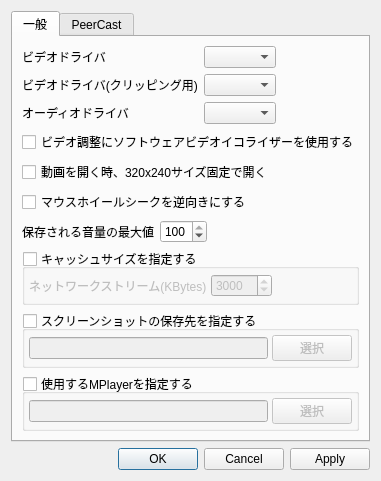
<?xml version="1.0" encoding="UTF-8"?>
<ui version="4.0">
 <class>ConfigDialog</class>
 <widget class="QDialog" name="ConfigDialog">
  <property name="geometry">
   <rect>
    <x>0</x>
    <y>0</y>
    <width>376</width>
    <height>455</height>
   </rect>
  </property>
  <property name="windowTitle">
   <string>設定</string>
  </property>
  <layout class="QVBoxLayout" name="verticalLayout_3">
   <item>
    <widget class="QTabWidget" name="_tabWidget">
     <property name="focusPolicy">
      <enum>Qt::NoFocus</enum>
     </property>
     <property name="currentIndex">
      <number>0</number>
     </property>
     <widget class="QWidget" name="tab">
      <attribute name="title">
       <string>一般</string>
      </attribute>
      <layout class="QVBoxLayout" name="verticalLayout">
       <item>
        <layout class="QHBoxLayout" name="horizontalLayout">
         <item>
          <layout class="QGridLayout" name="gridLayout">
           <item row="2" column="0">
            <widget class="QLabel" name="_label_2">
             <property name="text">
              <string>オーディオドライバ</string>
             </property>
            </widget>
           </item>
           <item row="2" column="1">
            <widget class="QComboBox" name="_comboBoxAo">
             <property name="focusPolicy">
              <enum>Qt::NoFocus</enum>
             </property>
            </widget>
           </item>
           <item row="0" column="1">
            <widget class="QComboBox" name="_comboBoxVo">
             <property name="focusPolicy">
              <enum>Qt::NoFocus</enum>
             </property>
            </widget>
           </item>
           <item row="0" column="0">
            <widget class="QLabel" name="_label">
             <property name="text">
              <string>ビデオドライバ</string>
             </property>
            </widget>
           </item>
           <item row="1" column="0">
            <widget class="QLabel" name="_label_5">
             <property name="text">
              <string>ビデオドライバ(クリッピング用)</string>
             </property>
            </widget>
           </item>
           <item row="1" column="1">
            <widget class="QComboBox" name="_comboBoxVoClipping">
             <property name="focusPolicy">
              <enum>Qt::NoFocus</enum>
             </property>
            </widget>
           </item>
          </layout>
         </item>
         <item>
          <spacer name="horizontalSpacer_3">
           <property name="orientation">
            <enum>Qt::Horizontal</enum>
           </property>
           <property name="sizeHint" stdset="0">
            <size>
             <width>40</width>
             <height>20</height>
            </size>
           </property>
          </spacer>
         </item>
        </layout>
       </item>
       <item>
        <widget class="QCheckBox" name="_checkBoxSoftVideoEq">
         <property name="focusPolicy">
          <enum>Qt::NoFocus</enum>
         </property>
         <property name="toolTip">
          <string>ビデオ調整が反映されない場合に効果があります。</string>
         </property>
         <property name="text">
          <string>ビデオ調整にソフトウェアビデオイコライザーを使用する</string>
         </property>
         <property name="autoExclusive">
          <bool>false</bool>
         </property>
        </widget>
       </item>
       <item>
        <widget class="QCheckBox" name="_checkBox320x240">
         <property name="focusPolicy">
          <enum>Qt::NoFocus</enum>
         </property>
         <property name="toolTip">
          <string>無効の場合は、50%サイズで開きます。</string>
         </property>
         <property name="text">
          <string>動画を開く時、320x240サイズ固定で開く</string>
         </property>
        </widget>
       </item>
       <item>
        <widget class="QCheckBox" name="_checkBoxReverseWheelSeek">
         <property name="focusPolicy">
          <enum>Qt::NoFocus</enum>
         </property>
         <property name="toolTip">
          <string>タイムスライダー上でのマウスホイールシークを逆向きに行います。</string>
         </property>
         <property name="text">
          <string>マウスホイールシークを逆向きにする</string>
         </property>
        </widget>
       </item>
       <item>
        <layout class="QHBoxLayout" name="horizontalLayout_2">
         <item>
          <widget class="QLabel" name="_label_4">
           <property name="text">
            <string>保存される音量の最大値</string>
           </property>
          </widget>
         </item>
         <item>
          <widget class="QSpinBox" name="_spinBoxVolumeMax">
           <property name="focusPolicy">
            <enum>Qt::ClickFocus</enum>
           </property>
           <property name="toolTip">
            <string>プレイヤーを閉じた時の保存音量の最大値になります。</string>
           </property>
           <property name="maximum">
            <number>100</number>
           </property>
           <property name="singleStep">
            <number>5</number>
           </property>
           <property name="value">
            <number>100</number>
           </property>
          </widget>
         </item>
         <item>
          <spacer name="horizontalSpacer_5">
           <property name="orientation">
            <enum>Qt::Horizontal</enum>
           </property>
           <property name="sizeHint" stdset="0">
            <size>
             <width>40</width>
             <height>20</height>
            </size>
           </property>
          </spacer>
         </item>
        </layout>
       </item>
       <item>
        <widget class="QGroupBox" name="_groupBoxCacheSize">
         <property name="toolTip">
          <string>無効の場合は、自動でキャッシュサイズが決定されます。
通常は無効の状態での使用をお勧めします。</string>
         </property>
         <property name="title">
          <string>キャッシュサイズを指定する</string>
         </property>
         <property name="checkable">
          <bool>true</bool>
         </property>
         <property name="checked">
          <bool>false</bool>
         </property>
         <layout class="QHBoxLayout" name="horizontalLayout_3">
          <property name="spacing">
           <number>4</number>
          </property>
          <property name="margin">
           <number>4</number>
          </property>
          <item>
           <widget class="QLabel" name="_label_3">
            <property name="text">
             <string>ネットワークストリーム(KBytes)</string>
            </property>
           </widget>
          </item>
          <item>
           <widget class="CommonSpinBox" name="_cacheStreamSpinBox">
            <property name="focusPolicy">
             <enum>Qt::ClickFocus</enum>
            </property>
            <property name="toolTip">
             <string>ネットワークストリーミングのキャッシュになります。
再生が途切れる場合はサイズを大きくする事で改善が期待できます。</string>
            </property>
            <property name="minimum">
             <number>100</number>
            </property>
            <property name="maximum">
             <number>50000</number>
            </property>
            <property name="singleStep">
             <number>100</number>
            </property>
            <property name="value">
             <number>3000</number>
            </property>
           </widget>
          </item>
          <item>
           <spacer name="horizontalSpacer">
            <property name="orientation">
             <enum>Qt::Horizontal</enum>
            </property>
            <property name="sizeHint" stdset="0">
             <size>
              <width>40</width>
              <height>20</height>
             </size>
            </property>
           </spacer>
          </item>
         </layout>
        </widget>
       </item>
       <item>
        <widget class="QGroupBox" name="_groupBoxScreenshotPath">
         <property name="toolTip">
          <string>無効の場合は、保存先は動画ファイルと同じディレクトリ、またはホームディレクトリになります。</string>
         </property>
         <property name="title">
          <string>スクリーンショットの保存先を指定する</string>
         </property>
         <property name="checkable">
          <bool>true</bool>
         </property>
         <property name="checked">
          <bool>false</bool>
         </property>
         <layout class="QHBoxLayout" name="horizontalLayout_6">
          <property name="spacing">
           <number>4</number>
          </property>
          <property name="margin">
           <number>4</number>
          </property>
          <item>
           <widget class="QLineEdit" name="_lineEditScreenshotPath">
            <property name="focusPolicy">
             <enum>Qt::ClickFocus</enum>
            </property>
           </widget>
          </item>
          <item>
           <widget class="QPushButton" name="_buttonScreenshotPath">
            <property name="focusPolicy">
             <enum>Qt::NoFocus</enum>
            </property>
            <property name="text">
             <string>選択</string>
            </property>
           </widget>
          </item>
         </layout>
        </widget>
       </item>
       <item>
        <widget class="QGroupBox" name="_groupBoxMplayerPath">
         <property name="toolTip">
          <string>無効の場合は、単にmplayerとして起動が行われます。</string>
         </property>
         <property name="inputMethodHints">
          <set>Qt::ImhNone</set>
         </property>
         <property name="title">
          <string>使用するMPlayerを指定する</string>
         </property>
         <property name="flat">
          <bool>false</bool>
         </property>
         <property name="checkable">
          <bool>true</bool>
         </property>
         <property name="checked">
          <bool>false</bool>
         </property>
         <layout class="QHBoxLayout" name="horizontalLayout_5">
          <property name="spacing">
           <number>4</number>
          </property>
          <property name="margin">
           <number>4</number>
          </property>
          <item>
           <widget class="QLineEdit" name="_lineEditMplayerPath">
            <property name="focusPolicy">
             <enum>Qt::ClickFocus</enum>
            </property>
           </widget>
          </item>
          <item>
           <widget class="QPushButton" name="_buttonMplayerPath">
            <property name="sizePolicy">
             <sizepolicy hsizetype="Minimum" vsizetype="Fixed">
              <horstretch>0</horstretch>
              <verstretch>0</verstretch>
             </sizepolicy>
            </property>
            <property name="baseSize">
             <size>
              <width>0</width>
              <height>0</height>
             </size>
            </property>
            <property name="focusPolicy">
             <enum>Qt::NoFocus</enum>
            </property>
            <property name="text">
             <string>選択</string>
            </property>
           </widget>
          </item>
         </layout>
        </widget>
       </item>
      </layout>
     </widget>
     <widget class="QWidget" name="tab_2">
      <attribute name="title">
       <string>PeerCast</string>
      </attribute>
      <layout class="QVBoxLayout" name="verticalLayout_2">
       <item>
        <widget class="QCheckBox" name="_checkBoxDisconnectChannel">
         <property name="focusPolicy">
          <enum>Qt::NoFocus</enum>
         </property>
         <property name="toolTip">
          <string>配信の再生が停止した時、数秒後チャンネルの切断を行います。</string>
         </property>
         <property name="text">
          <string>配信の再生が停止した時、チャンネルを切断する</string>
         </property>
        </widget>
       </item>
       <item>
        <widget class="QGroupBox" name="_groupBoxContactUrlPath">
         <property name="focusPolicy">
          <enum>Qt::NoFocus</enum>
         </property>
         <property name="toolTip">
          <string>無効の場合またはプログラムが起動できなかった場合は、既定のブラウザで開きます。</string>
         </property>
         <property name="title">
          <string>コンタクトURLを開くプログラムを指定する</string>
         </property>
         <property name="checkable">
          <bool>true</bool>
         </property>
         <property name="checked">
          <bool>false</bool>
         </property>
         <layout class="QHBoxLayout" name="horizontalLayout_7">
          <property name="spacing">
           <number>4</number>
          </property>
          <property name="margin">
           <number>4</number>
          </property>
          <item>
           <widget class="QLineEdit" name="_lineEditContactUrlPath">
            <property name="focusPolicy">
             <enum>Qt::ClickFocus</enum>
            </property>
            <property name="toolTip">
             <string>実行ファイルを指定します。</string>
            </property>
           </widget>
          </item>
          <item>
           <widget class="QPushButton" name="_buttonContactUrlPath">
            <property name="sizePolicy">
             <sizepolicy hsizetype="Maximum" vsizetype="Fixed">
              <horstretch>0</horstretch>
              <verstretch>0</verstretch>
             </sizepolicy>
            </property>
            <property name="focusPolicy">
             <enum>Qt::NoFocus</enum>
            </property>
            <property name="toolTip">
             <string>実行ファイルを指定します。</string>
            </property>
            <property name="text">
             <string>選択</string>
            </property>
           </widget>
          </item>
          <item>
           <widget class="QLineEdit" name="_lineEditContactUrlArg">
            <property name="focusPolicy">
             <enum>Qt::ClickFocus</enum>
            </property>
            <property name="toolTip">
             <string>実行ファイルに渡す引数を指定します。
%{ContactUrl}はコンタクトURLに変換されます。</string>
            </property>
           </widget>
          </item>
          <item>
           <widget class="QPushButton" name="_buttonContactUrlArg">
            <property name="sizePolicy">
             <sizepolicy hsizetype="Maximum" vsizetype="Fixed">
              <horstretch>0</horstretch>
              <verstretch>0</verstretch>
             </sizepolicy>
            </property>
            <property name="focusPolicy">
             <enum>Qt::NoFocus</enum>
            </property>
            <property name="toolTip">
             <string>実行ファイルに渡す引数を指定します。
%{ContactUrl}はコンタクトURLに変換されます。</string>
            </property>
            <property name="text">
             <string>リセット</string>
            </property>
           </widget>
          </item>
         </layout>
        </widget>
       </item>
       <item>
        <spacer name="verticalSpacer">
         <property name="orientation">
          <enum>Qt::Vertical</enum>
         </property>
         <property name="sizeHint" stdset="0">
          <size>
           <width>20</width>
           <height>40</height>
          </size>
         </property>
        </spacer>
       </item>
      </layout>
     </widget>
    </widget>
   </item>
   <item>
    <spacer name="verticalSpacer_2">
     <property name="orientation">
      <enum>Qt::Vertical</enum>
     </property>
     <property name="sizeType">
      <enum>QSizePolicy::Expanding</enum>
     </property>
     <property name="sizeHint" stdset="0">
      <size>
       <width>20</width>
       <height>0</height>
      </size>
     </property>
    </spacer>
   </item>
   <item>
    <layout class="QHBoxLayout" name="horizontalLayout_4">
     <item>
      <spacer name="horizontalSpacer_2">
       <property name="orientation">
        <enum>Qt::Horizontal</enum>
       </property>
       <property name="sizeHint" stdset="0">
        <size>
         <width>40</width>
         <height>20</height>
        </size>
       </property>
      </spacer>
     </item>
     <item>
      <widget class="QDialogButtonBox" name="_buttonBox">
       <property name="focusPolicy">
        <enum>Qt::NoFocus</enum>
       </property>
       <property name="layoutDirection">
        <enum>Qt::LeftToRight</enum>
       </property>
       <property name="standardButtons">
        <set>QDialogButtonBox::Apply|QDialogButtonBox::Cancel|QDialogButtonBox::Ok</set>
       </property>
      </widget>
     </item>
    </layout>
   </item>
  </layout>
 </widget>
 <customwidgets>
  <customwidget>
   <class>CommonSpinBox</class>
   <extends>QSpinBox</extends>
   <header>commonspinbox.h</header>
  </customwidget>
 </customwidgets>
 <resources/>
 <connections/>
</ui>
